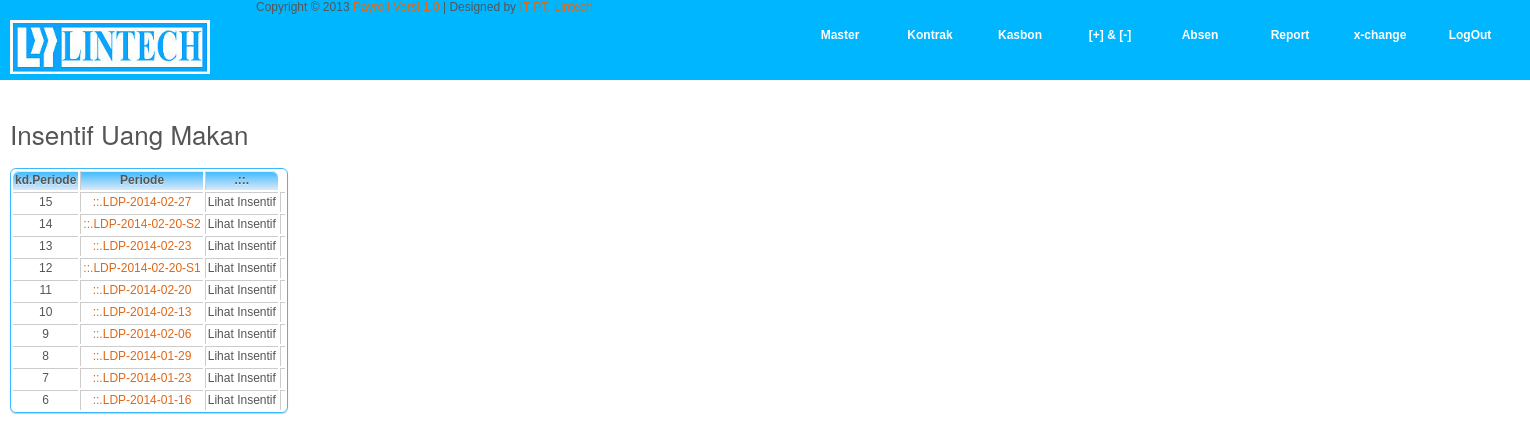
Screenshot of /periode_insentif_ium.php with the database file from the repository.
### tables this page shows
CREATE TABLE IF NOT EXISTS `periode` (
  `kd_periode` int(11) NOT NULL,
  `nama_periode` varchar(32) NOT NULL,
  `tgl_awal` date NOT NULL,
  `tgl_akhir` date NOT NULL,
  `potongan_jamsos` smallint(6) NOT NULL DEFAULT '0',
  PRIMARY KEY (`kd_periode`)
);

### periode_insentif_ium.php (the view, shortened to what this page needs)
<?php
require_once('connections/conn_mysqli_procedural.php');
$qry_periode = "
SELECT * FROM periode ORDER BY kd_periode DESC LIMIT 0,30
 ";
$rs_periode = mysqli_query($link, $qry_periode) or die(mysqli_error($link));
?>
<!DOCTYPE html PUBLIC "-//W3C//DTD XHTML 1.0 Transitional//EN" "http://www.w3.org/TR/xhtml1/DTD/xhtml1-transitional.dtd">
<html xmlns="http://www.w3.org/1999/xhtml">
<head>
<link href="templatemo_style.css" rel="stylesheet" type="text/css" />
<link rel="stylesheet" type="text/css" href="css/ddsmoothmenu.css" />
<link rel="stylesheet" href="css/slimbox2.css" type="text/css" media="screen" />
</head>
<body>
<?php require_once('header.inc'); ?>
<div id="templatemo_main" class="wrapper">
	<h2>Insentif Uang Makan</h2>
	    <table class ="bordered" width="" border=0>
		<tr align="center">
		<th>kd.Periode</th>
		<th>Periode</th>
		<th> .::. </th>
		</tr>
		<?php while($row_periode = mysqli_fetch_assoc($rs_periode)) { ?>
		<tr align="center">
		<td align="rigt"><?php echo $row_periode['kd_periode'];?></td>
		<td align="rigt"><a href="emp_insentif_ium.php?kd_periode=<?php echo $row_periode[kd_periode];?>">::.<?php echo $row_periode[nama_periode];?></a></td>
		<td>Lihat Insentif<td>
		</tr>
		<?php } ?>
		</table>
	</div>
</body>
</html>

### templatemo_style.css (style rules this page uses)
body { margin: 0; padding: 0; color: #555; font-family: Verdana, Arial, Helvetica, sans-serif; font-size: 12px; line-height: 15px; background-color: #fff; }
h1, h2, h3, h4, h5, h6 { color:#555; font-weight:400; padding: 0; margin: 0; font-family: "Helvetica Neue",Helvetica,Arial,sans-serif }
h2 { font-size:26px; margin-bottom: 20px; line-height: 28px }
a:link, a:visited { color:#e16715; text-decoration: none }
.wrapper { height: 2900px; width: 1500px; padding: 0 10px; margin: 0px; }
#templatemo_main { padding: 40px 10px; background: # }
.bordered { border: solid #3BB9FF 1px; -moz-border-radius: 6px; -webkit-border-radius: 6px; border-radius: 6px; -webkit-box-shadow: 0 1px 1px #ccc; -moz-box-shadow: 0 1px 1px #ccc; box-shadow: 0 1px 1px #ccc; }
.bordered td, .bordered th { border-left: 1px solid #ccc; border-top: 1px solid #ccc; padding: 2px; text-align: none; }
.bordered th { background-color: #dce9f9; background-image: -webkit-gradient(linear, left top, left bottom, from(#3BB9FF), to(#dce9f9)); background-image: -webkit-linear-gradient(top, #3BB9FF, #dce9f9); background-image: -moz-linear-gradient(top, #3BB9FF, #88F188); background-image: -ms-linear-gradient(top, #3BB9FF, #08630E); background-image: -o-linear-gradient(top, #3BB9FF, #08630E); background-image: linear-gradient(top, #3BB9FF, #08630E); -webkit-box-shadow: 0 1px 0 rgba(255,255,255,.8) inset; -moz-box-shadow:0 1px 0 rgba(255,255,255,.8) inset; box-shadow: 0 1px 0 rgba(255,255,255,.8) inset; border-top: none; text-shadow: 0 1px 0 rgba(255,255,255,.5); }
.bordered td:first-child, .bordered th:first-child { border-left: none; }
.bordered th:first-child { -moz-border-radius: 6px 0 0 0; -webkit-border-radius: 6px 0 0 0; border-radius: 6px 0 0 0; }
.bordered th:last-child { -moz-border-radius: 0 6px 0 0; -webkit-border-radius: 0 6px 0 0; border-radius: 0 6px 0 0; }
.bordered tr:last-child td:first-child { -moz-border-radius: 0 0 0 6px; -webkit-border-radius: 0 0 0 6px; border-radius: 0 0 0 6px; }
.bordered tr:last-child td:last-child { -moz-border-radius: 0 0 6px 0; -webkit-border-radius: 0 0 6px 0; border-radius: 0 0 6px 0; }

### rows the page displays
periode: kd_periode "15", nama_periode "LDP-2014-02-27"
periode: kd_periode "14", nama_periode "LDP-2014-02-20-S2"
periode: kd_periode "13", nama_periode "LDP-2014-02-23"
periode: kd_periode "12", nama_periode "LDP-2014-02-20-S1"
periode: kd_periode "11", nama_periode "LDP-2014-02-20"
periode: kd_periode "10", nama_periode "LDP-2014-02-13"
periode: kd_periode "9", nama_periode "LDP-2014-02-06"
periode: kd_periode "8", nama_periode "LDP-2014-01-29"
periode: kd_periode "7", nama_periode "LDP-2014-01-23"
periode: kd_periode "6", nama_periode "LDP-2014-01-16"
